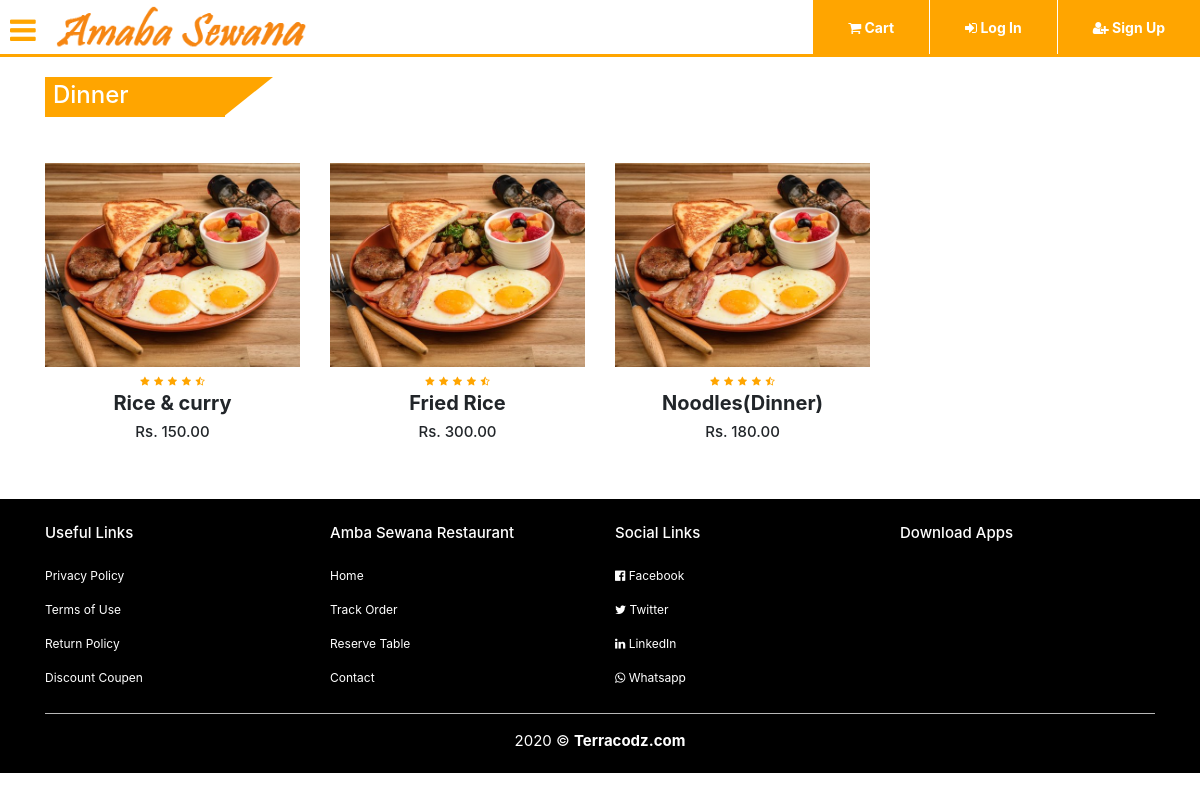
The app's page /restaurant/foods.php?id=3&name=Dinner with its own data.
### tables this page shows
CREATE TABLE `foods` (
  `id` int(11) NOT NULL,
  `name` varchar(50) NOT NULL,
  `cat_id` int(11) NOT NULL,
  `price` varchar(255) NOT NULL,
  `thumbnail` varchar(255) NOT NULL,
  `description` varchar(500) NOT NULL,
  `qty` int(11) NOT NULL
);

### restaurant/foods.php (the view, shortened to what this page needs)
<?php include('inc/connection.php'); ?>
<?php include('inc/product_nav.php'); ?>
<section class="on-sale">
	<div class="container">
		<div class="title-box">
			<?php
			if(isset($_GET['name']) && !empty($_GET['name'])){
			 ?>
			<h2><?php echo $_GET['name']; ?></h2>
		<?php }else{ ?>
			<h2>All Foods</h2>
		<?php } ?>
		</div>
		<div class="row">
		<?php
			$query = "SELECT * FROM foods";
			if(isset($_GET['id']) && !empty($_GET['id'])){
				$id = $_GET['id'];
				$query.= " WHERE cat_id = $id";
			}
			$result_set = mysqli_query($connection, $query);
			while ($row = mysqli_fetch_assoc($result_set)):
		?>
			<div class="col-md-3 mt-3">
				<div class="product-top">
					<img src="<?=$row['thumbnail']?>">
				</div>
				<div class="product-bottom text-center">
					<i class="fa fa-star"></i>
					<i class="fa fa-star"></i>
					<i class="fa fa-star"></i>
					<i class="fa fa-star"></i>
					<i class="fa fa-star-half-o"></i>
					<h3><?=$row['name']?></h3>
					<h5>Rs. <?= number_format($row['price'],2)?></h5>
				</div>
			</div>
		<?php endwhile; ?>
		</div>
	</div>
</section>
<?php include('inc/footer.php'); ?>

### restaurant/css/style.css (style rules this page uses)
* { margin: 0; padding: 0; }
body { background-color: #f1f3f4; font-family: sans-serif; }
.title-box { background: orange; color: #fff; font-weight: bold; width: 180px; padding: 4px 8px; height: 40px; margin-bottom: 30px; display: flex; }
.title-box h2 { font-size: 24px; }
.title-box::after { content: ''; border-top: 40px solid orange; border-right: 50px solid transparent; position: absolute; display: flex; margin-top: -4px; margin-left: 170px; }
.product-top img { width: 100%; }
.product-bottom .fa { color: orange; font-size: 10px; }
.product-bottom h3 { font-size: 20px; font-weight: bold; }
.product-bottom h5 { font-size: 15px; }

### records on screen
foods: thumbnail (picture), name "Rice & curry", price "150.00"
foods: thumbnail (picture), name "Fried Rice", price "300.00"
foods: thumbnail (picture), name "Noodles(Dinner)", price "180.00"

### other values on screen
$_GET['name'] "Dinner"
